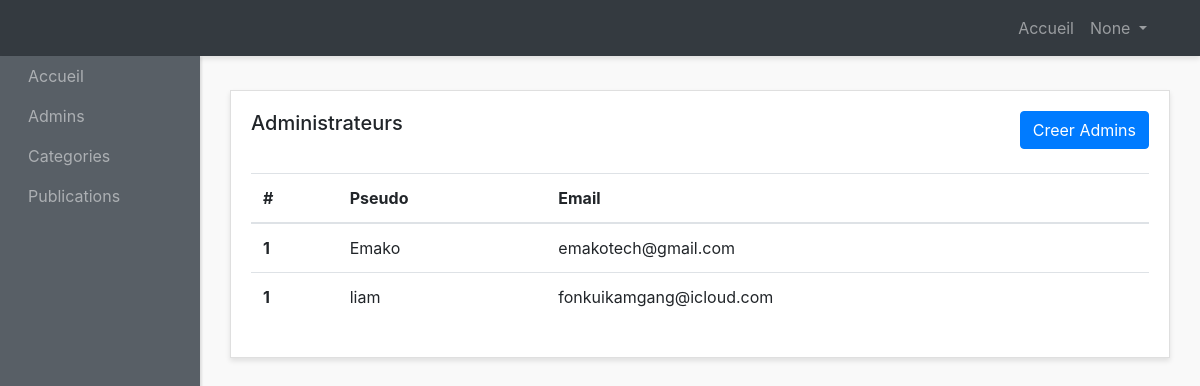
The app's page /AdminsList/, older data.
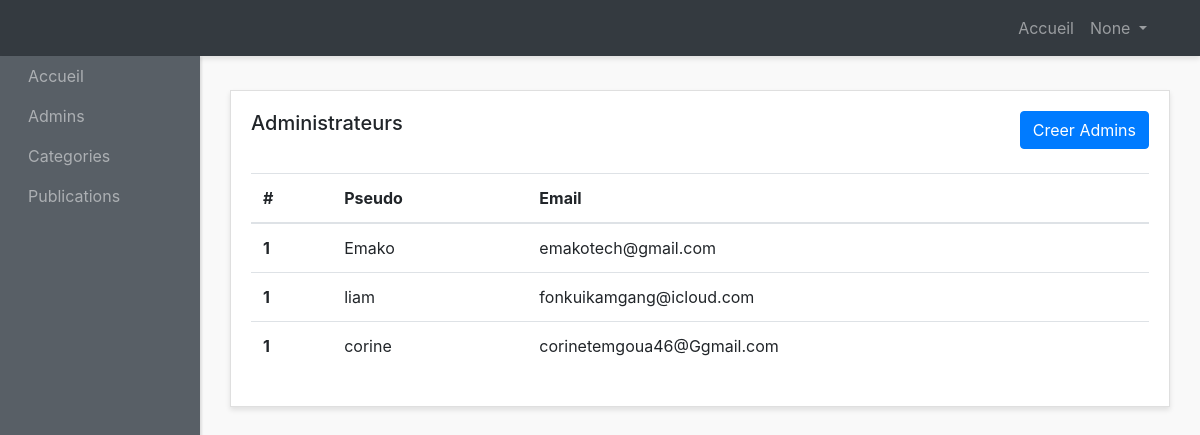
The same page, newer data.
### website/models.py (models this page shows)
class Admins(models.Model):
    pseudo = models.CharField(max_length=50, unique=True)  # Utilisation de CharField pour le pseudo
    email = models.EmailField()
    password = models.CharField(max_length=100)  # Utilisation de CharField pour le mot de passe
    role = models.CharField(max_length=20, default="Admin")  # Limiter la longueur du rôle
    avatar = models.ImageField(null=True, blank=True, upload_to='img/')  # Ajout d'un champ pour l'avatar
    activated = models.BooleanField(default=True)  # Par défaut, l'administrateur n'est pas activé
    description= models.TextField(null=False, default='JE suis un membre anonyme du forum')

### website/views.py (the view)
# urls.py: path('AdminsList/',views.AdminsList, name="AdminsList"),
def AdminsList(request):
    emailAd= request.session.get("Admin_pseudo")
    adm= Admins.objects.all()
    return render(request, "admin-panel/admins/admins.html", context={"admin":adm,"pseudo":emailAd})

### forum/templates/admin-panel/admins/admins.html (shortened to what this page needs)
{% load static %}
<!DOCTYPE html>
<html lang="en">
<head>
    <link href="http://maxcdn.bootstrapcdn.com/bootstrap/4.0.0/css/bootstrap.min.css" rel="stylesheet">
    <link href="{% static 'style.css' %}" rel="stylesheet">
</head>
<body>
<div id="wrapper">
    <nav class="navbar header-top fixed-top navbar-expand-lg  navbar-dark bg-dark">
      <div class="container">
      <div class="collapse navbar-collapse" id="navbarText">
        <ul class="navbar-nav side-nav" >
          <li class="nav-item">
            <a class="nav-link" style="margin-left: 20px;" href="{% url 'AdminIndex' %}">Accueil
            </a>
          </li>
          <li class="nav-item">
            <a class="nav-link" href="{% url 'AdminsList' %}" style="margin-left: 20px;">Admins</a>
          </li>
          <li class="nav-item">
            <a class="nav-link" href="{% url 'AdminCategory' %}"  style="margin-left: 20px;">Categories</a>
          </li>
          <li class="nav-item">
            <a class="nav-link" href="{% url 'postedTopic' %}"  style="margin-left: 20px;">Publications</a>
          </li>
        </ul>
        <ul class="navbar-nav ml-md-auto d-md-flex">
          <li class="nav-item">
            <a class="nav-link" href="{% url 'AdminIndex' %}">Accueil
            </a>
          </li>
          <li class="nav-item dropdown">
            <a class="nav-link  dropdown-toggle" href="#" id="navbarDropdown" role="button" data-toggle="dropdown" aria-haspopup="true" aria-expanded="false">
              {{ pseudo }}
            </a>
          </li>
        </ul>
      </div>
    </div>
    </nav>
    <div class="container-fluid">
          <div class="row">
        <div class="col">
          <div class="card">
            <div class="card-body">
              <h5 class="card-title mb-4 d-inline">Administrateurs</h5>
             <a  href="{% url 'ADDAdmin' %}" class="btn btn-primary mb-4 text-center float-right">Creer Admins</a>
              <table class="table">
                <thead>
                  <tr>
                    <th scope="col">#</th>
                    <th scope="col">Pseudo</th>
                    <th scope="col">Email</th>
                  </tr>
                </thead>
                <tbody>
                  {% if admin %}
                  {% for adm in admin %}
                  <tr>
                    <th scope="row">1</th>
                    <td>{{adm.pseudo}}</td>
                    <td>{{adm.email}}</td>
                  </tr>
                  {% endfor %}
                  {% endif %}
                </tbody>
              </table>
            </div>
          </div>
        </div>
      </div>
  </div>
</body>
</html>

Row changes from the older to the newer data that the page shows:
added Admins: pseudo "corine", email "corinetemgoua46@Ggmail.com"
